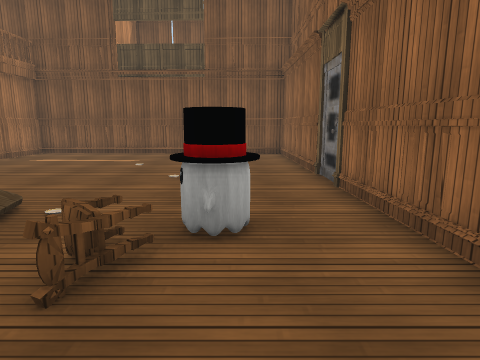
[1] (above)

22 first-person views from a walk through a 3-D level made in the Unity game engine. The camera is 1.2 m above the floor, tilts 10° down and sees 75° across. The floor is counted in squares, 1 m on a side. Each view is taken from the middle of a square. On the plan, view 1 faces up. The plan holds only what a view shows up to about 13 squares ahead; the rest is blank. The place goes on beyond the plan. The player is left out. Some animated figures are left out. Door leaves are left out, so doorways stand open. Some surface patterns are stand-ins.

[2]
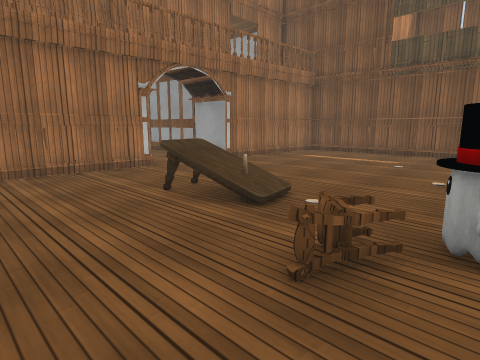

[3]
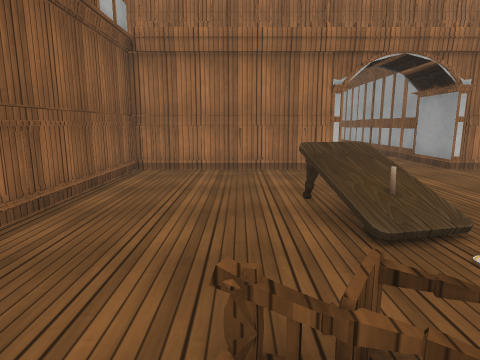

[4]
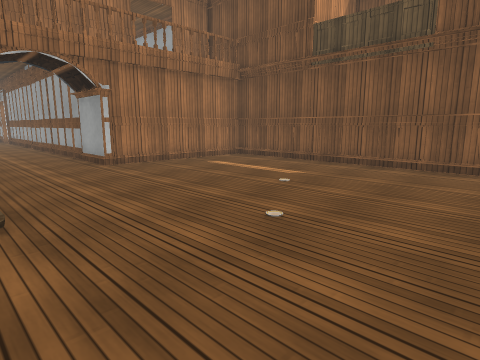

[5]
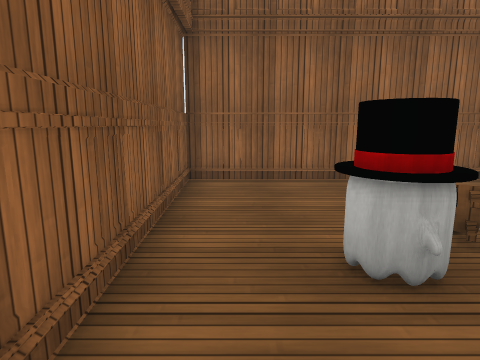

[6]
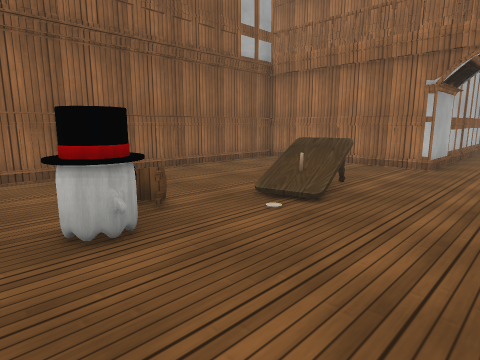

[7]
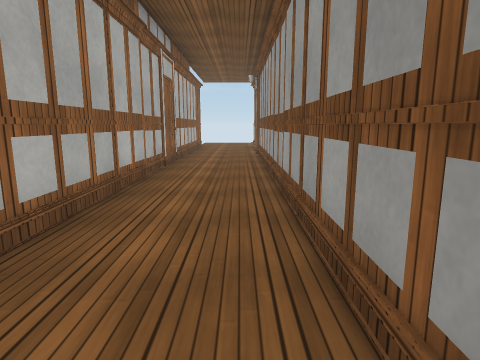

[8]
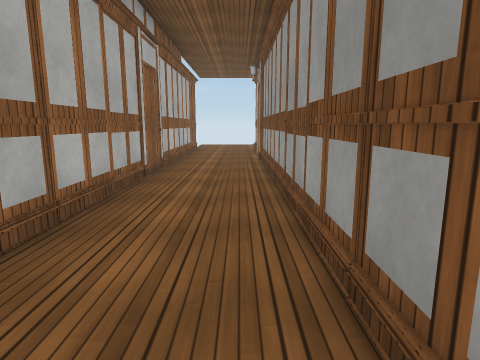

[9]
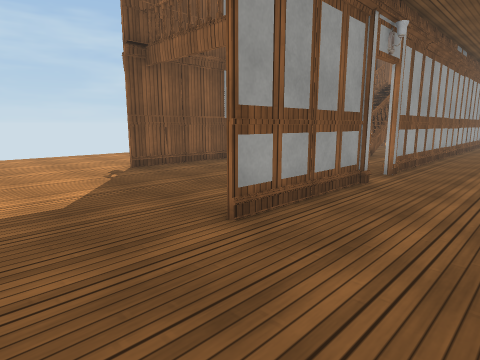

[10]
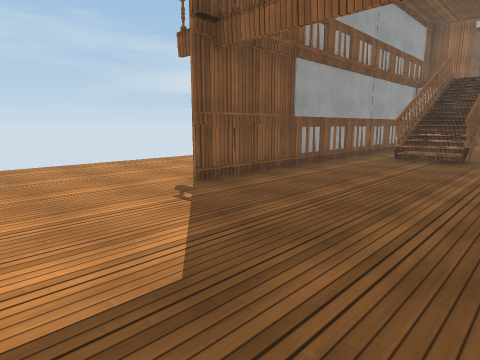

[11]
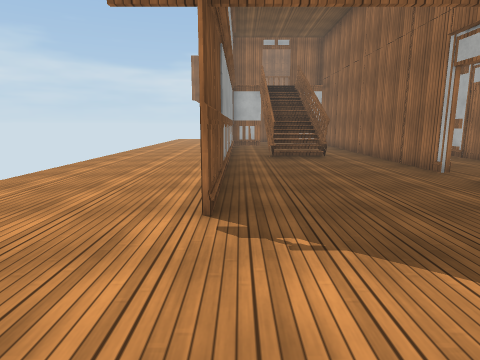

[12]
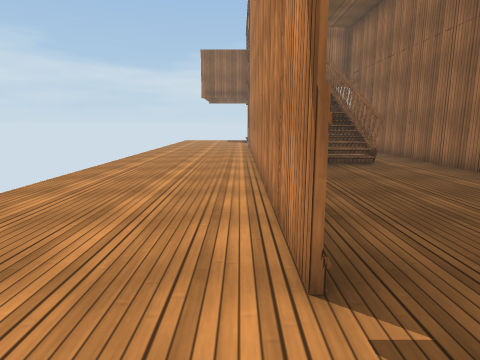

[13]
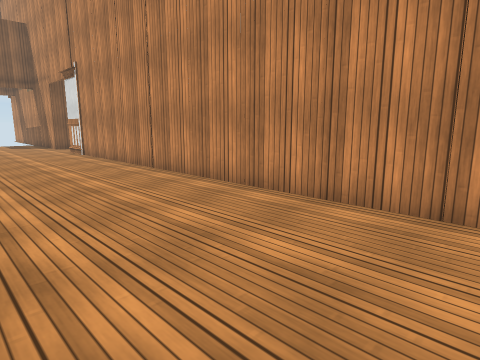

[14]
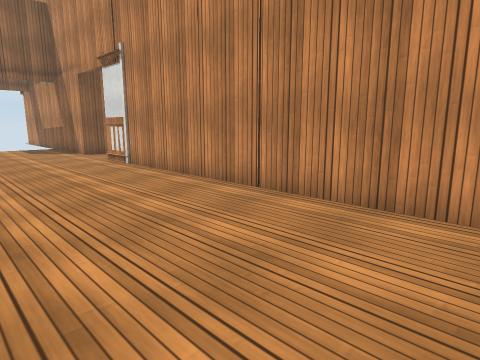

[15]
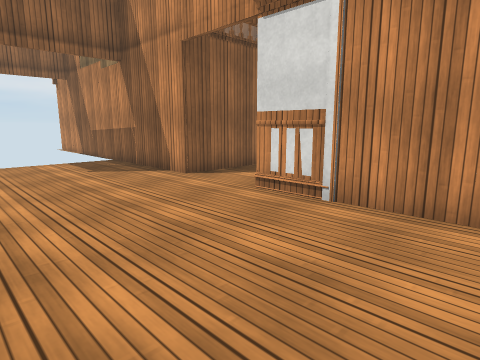

[16]
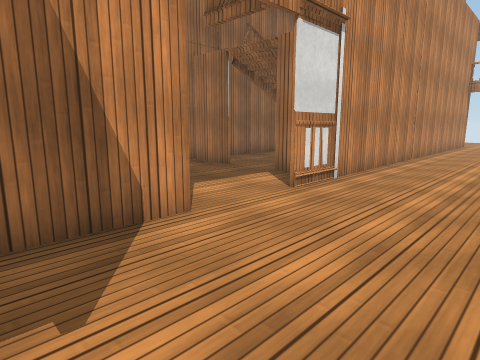

[17]
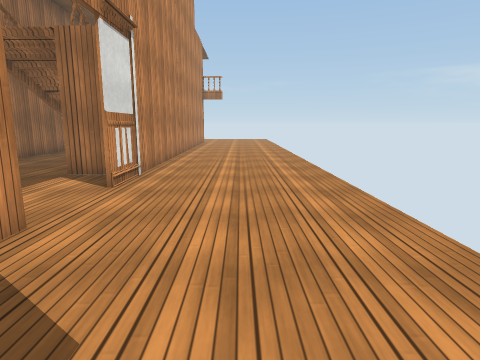

[18]
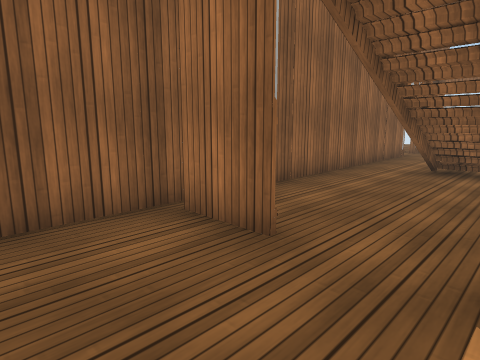

[19]
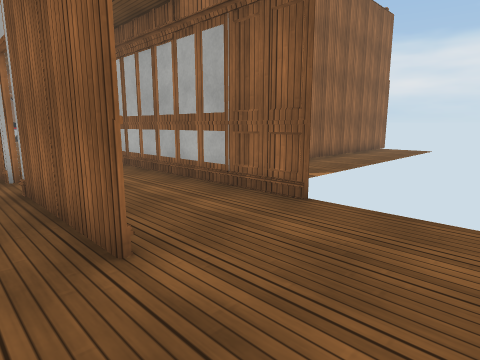

[20]
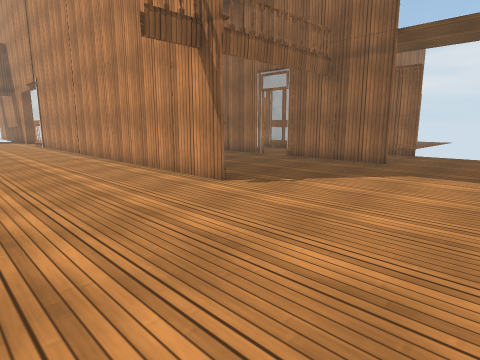

[21]
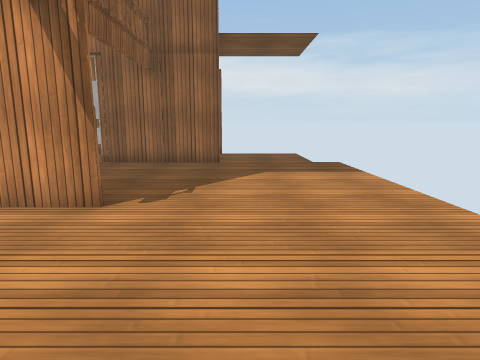

[22]
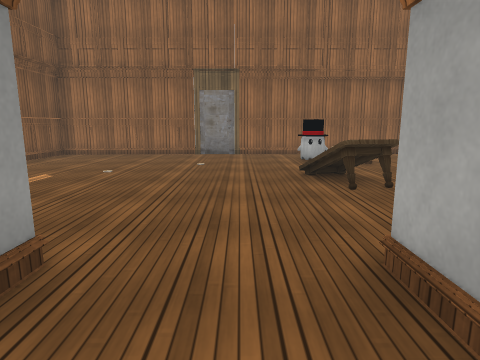

### Floor plan
Points are (right, up) in squares from view 1. A wall is a line through its corners. A room is listed if a view was taken in it or the views show most of it. See-through windows are left out.
Room 1 (views 1, 2, 3, 4, 5, 6)
walls: (-0.7, 3.7) (-0.2, 4); (-8.5, 4.6) (-8.5, -0.9) (2.2, -0.9) (1.8, 13.2) (-8.5, 13.4) (-8.5, 7.8) (-9.5, 7.8); (-0.3, 3) (-0.7, 3.4); (-0.3, 3) (-0.7, 3.3)
low walls: (-0.2, 4) (0, 3.8); (-0.2, 4) (0.1, 3.7)
ways out: opening at (-10.5, 6.5) to room 2; gap at (-1, 3)
objects: other object (-10, 5) to (-9, 5); other object (-4, 3); other object (-1, 2)
Room 2 (views 7, 8, 9, 10, 11, 12, 13, 14, 15, 16, 17, 19, 20, 21, 22)
walls: (-17.6, 13.4) (-27, 13.4); (-23.1, 7.9) (-14.5, 7.9); (-24.5, 7.8) (-28.4, 7.8); (-27, 13.5) (-10.9, 13.5); (-28.4, 7.9) (-24.5, 7.9); (-28.2, 4.7) (-10.4, 4.7); (-9.5, 7.8) (-23.1, 7.8); (-8.6, 12.5) (-8.6, 13.5) (-0.9, 13.5)
ways out: opening at (-10.5, 6.5) to room 1; opening at (-13, 11) to room 3; opening at (-10, 13) to room 3; open door at (-23.5, 8)
objects: other object (-20, 10) to (-17, 10); other object (-20, 12) to (-18, 12); other object (-17, 12) to (-16, 12); other object (-16, 10)
Room 3 (view 18)
walls: (-12.5, 10) (-12.5, 8.2); (-12.5, 12.7) (-12.5, 11.7); (-8.6, 10.8) (-8.6, 12.5); (-12.9, 7.9) (-10.4, 7.9)
ways out: opening at (-13, 11) to room 2; opening at (-10, 13) to room 2

Positions as (right, up) in squares from view 1, and headings:
1: (0, 0), facing up
2: (0, 0), facing up-left
3: (0, 2), facing left
4: (1, 4), facing up-left
5: (1, 6), facing down
6: (1, 7), facing down-left
7: (-10, 7), facing left
8: (-12, 7), facing left
9: (-31, 5), facing up-right
10: (-31, 8), facing up-right
11: (-31, 13), facing right
12: (-29, 14), facing right
13: (-26, 18), facing down-right
14: (-22, 18), facing down-right
15: (-15, 18), facing down-right
16: (-6, 17), facing down-left
17: (-5, 16), facing left
18: (-10, 12), facing down-left
19: (-31, 9), facing down-right
20: (-32, 18), facing down-right
21: (-29, 18), facing down
22: (-11, 6), facing right
